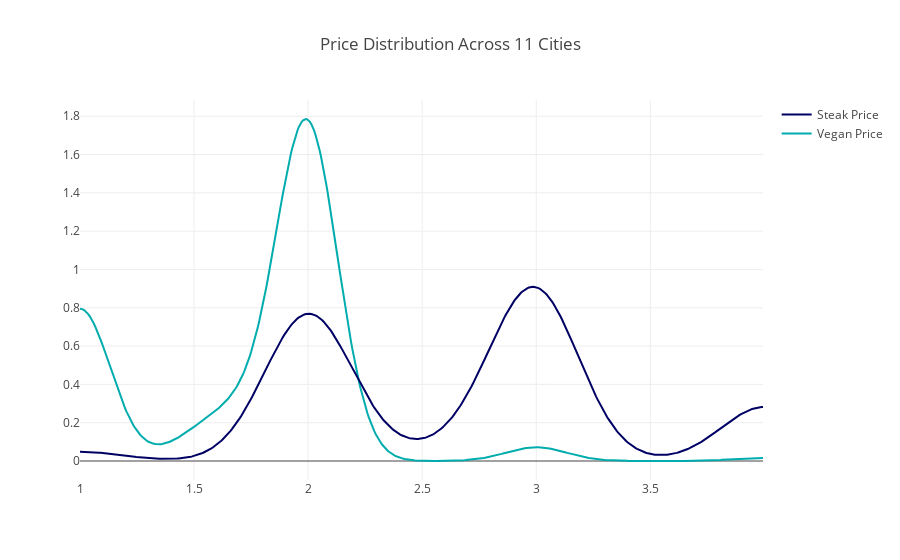

The cell this chart's notebook holds for it:
### Code cell
tot_kde1 = df[df['category']=='vegan']['price']  
tot_kde2 = df[df['category']=='steak']['price']  

# Group data together
hist_data = [tot_kde1, tot_kde2]

group_labels = ['Vegan Price', 'Steak Price']

colors = ['rgb(0, 172, 173)', 'rgb(0, 00, 100)']
# Create distplot with custom bin_size
total_kde_fig1 = ff.create_distplot(hist_data, group_labels, bin_size=.2, colors=colors,show_hist=False, curve_type='kde', show_rug=False)

total_kde_fig1['layout'].update(title='Price Distribution Across 11 Cities')
# Plot!
plotly.offline.iplot(total_kde_fig1, filename='Distplot with Multiple Datasets')

### Figure 1 — Plotly figure (JSON) as saved in the notebook; plotly's stock layout.template omitted (floating-point values rounded to 4 significant figures; data arrays with more than 128 entries replaced by an {"elided": "..."} marker saying what was removed)
{"data": [{"legendgroup": "Vegan Price", "marker": {"color": "rgb(0, 172, 173)"}, "mode": "lines", "name": "Vegan Price", "showlegend": true, "type": "scatter", "uid": "779aab1c-30b0-11e9-87c6-acde48001122", "x": {"elided": "500 float values"}, "xaxis": "x", "y": {"elided": "500 float values"}, "yaxis": "y"}, {"legendgroup": "Steak Price", "marker": {"color": "rgb(0, 00, 100)"}, "mode": "lines", "name": "Steak Price", "showlegend": true, "type": "scatter", "uid": "779aac7a-30b0-11e9-97fb-acde48001122", "x": {"elided": "500 float values"}, "xaxis": "x", "y": {"elided": "500 float values"}, "yaxis": "y"}], "layout": {"barmode": "overlay", "hovermode": "closest", "legend": {"traceorder": "reversed"}, "title": "Price Distribution Across 11 Cities", "xaxis": {"anchor": "y2", "domain": [0, 1], "zeroline": false}, "yaxis": {"anchor": "free", "domain": [0, 1], "position": 0}}}
